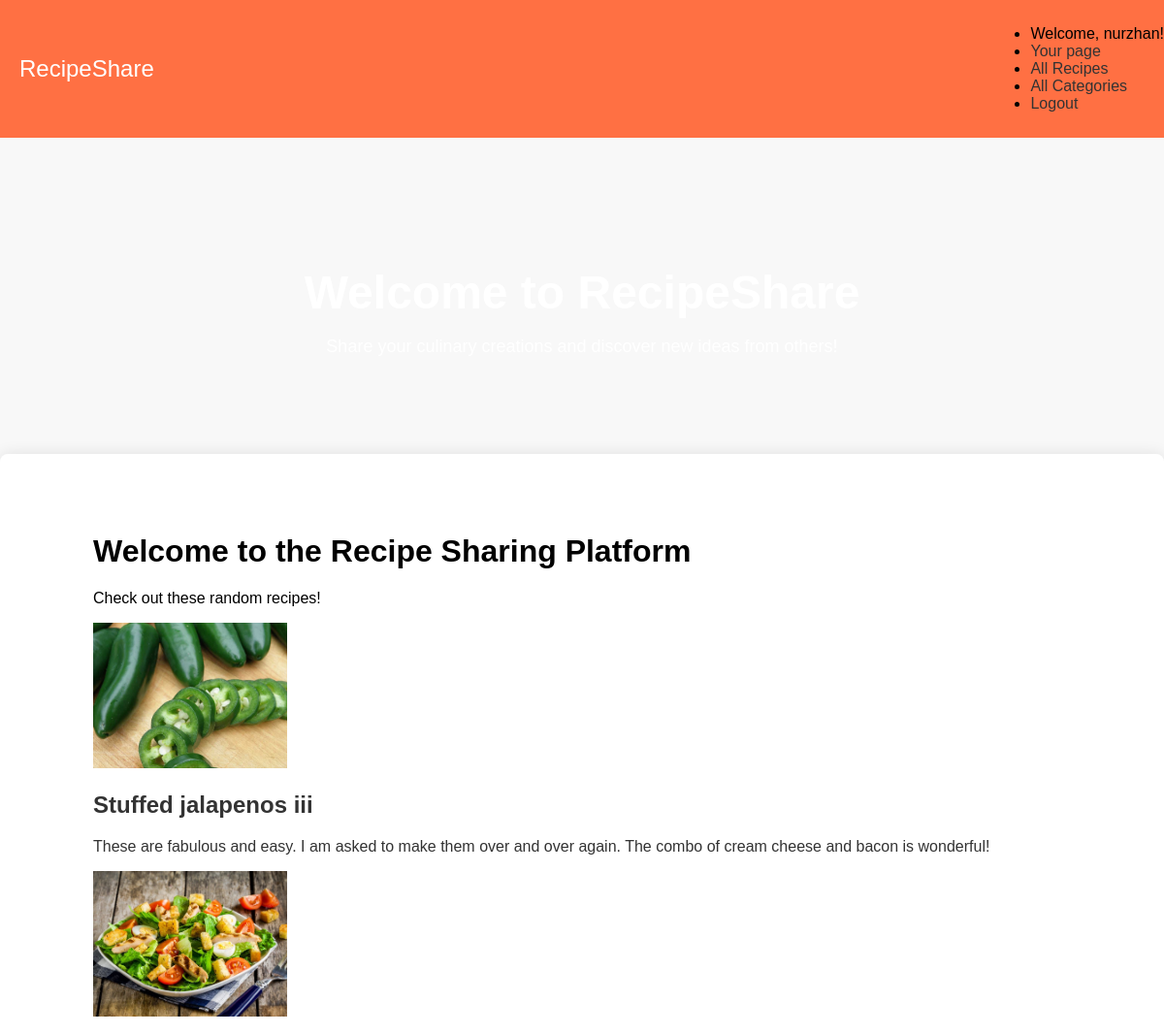
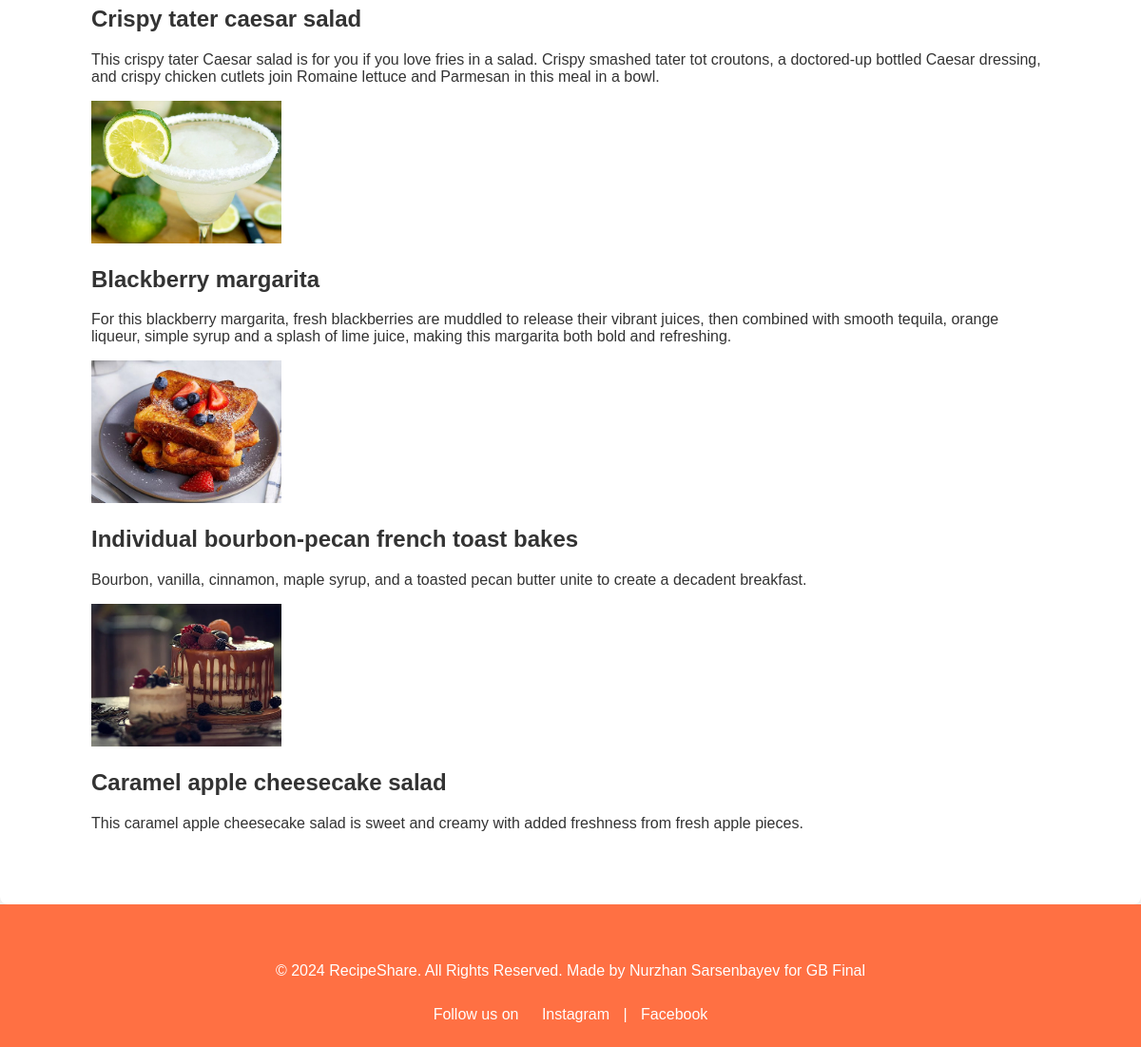
The app's page / (signed in) with its own data (2 pictures, top to bottom).
### recipe_app/models.py (models this page shows, shortened)
class Recipe(models.Model):
    title = models.CharField(max_length=100)
    description = models.TextField()
    process = models.TextField()
    cooking_time = models.IntegerField(help_text='Time in minutes')
    image = models.ImageField(upload_to='recipe_images', null=True, blank=True)
    author = models.ForeignKey(settings.AUTH_USER_MODEL,on_delete=models.CASCADE,null=True, blank=True)
    ingredients = models.ManyToManyField('Ingredient', related_name='recipes')  # Changed to ManyToMany
    categories = models.ManyToManyField('Category', related_name='recipes')  # Changed to ManyToMany
    created_at = models.DateTimeField(auto_now_add=True)
    updated_at = models.DateTimeField(auto_now=True)

### recipe_app/views.py (the view)
# urls.py: 2. Add a URL to urlpatterns:  path('', views.home, name='home')
@login_required
def home(request):
  all_recipes = Recipe.objects.all()
  recipe_count = all_recipes.count()
  if recipe_count > 5:
    random_recipes = random.sample(list(all_recipes), 5)  # Random selection
  else:
    random_recipes = all_recipes  # If fewer than 5, just take all available recipes
  context = {'recipes': random_recipes}
  return render(request, 'recipe_app/home.html', context)

### recipe_app/templates/recipe_app/home.html
{% extends "./base.html" %}
{% block content %}
    <h1>Welcome to the Recipe Sharing Platform</h1>
    <p>Check out these random recipes!</p>
    <div class="recipe-list">
        {% for recipe in recipes %}
            <div class="recipe">
                {% if recipe.image %}
                <img src="{{ recipe.image.url }}" alt="{{ recipe.title }}" style="width: 200px; height: 150px; object-fit: cover;" />
                {% endif %}
                <h2><a href="{% url 'recipe_detail' recipe.pk %}">{{ recipe.title }}</h2>
                <p>{{ recipe.description|truncatewords:50 }}</p>
            </div>
        {% endfor %}
    </div>
{% endblock %}

### recipe_app/templates/recipe_app/base.html (shortened to what this page needs)
<!DOCTYPE html>
<html lang="en">
<head>
{% load static %}
    <link rel="stylesheet" href="{% static 'styles.css' %}"></head>
<body>
    <nav>
        <div class="nav-wrapper">
            <a href="{% url 'home' %}" class="brand-logo">RecipeShare</a>
            <ul id="nav-mobile" class="right">
                {% if user.is_authenticated %}
                    <li>Welcome, {{ user.username }}!</li>
                    <li><a href="{% url 'user_profile' %}">Your page</a></li>
                    <li><a href="{% url 'recipe_list' %}">All Recipes</a></li>
                    <li><a href="{% url 'category_list' %}">All Categories</a></li>
                    <li><a href="{% url 'logout' %}">Logout</a></li>
                {% else %}
                    <li><a href="{% url 'login' %}">Login</a></li>
                    <li><a href="{% url 'signup' %}">Sign Up</a></li>
                {% endif %}
            </ul>
        </div>
    </nav>
    <header>
        <div class="banner">
            <h1>Welcome to RecipeShare</h1>
            <p>Share your culinary creations and discover new ideas from others!</p>
        </div>
    </header>
    <main>
        <div class="container">
            {% block content %}{% endblock %}
        </div>
    </main>
    <footer>
        <div class="footer-content">
            <p>&copy; 2024 RecipeShare. All Rights Reserved. Made by Nurzhan Sarsenbayev for GB Final</p>
            <p>Follow us on
                <a href="https://instagram.com">Instagram</a> |
                <a href="https://facebook.com">Facebook</a>
            </p>
        </div>
    </footer>
</body>
</html>

### recipe_app/static/styles.css (style rules this page uses)
body { font-family: 'Arial', sans-serif; background-color: #f8f8f8; margin: 0; padding: 0; }
a { text-decoration: none; color: #333; }
.container { width: 90%; max-width: 1200px; margin: 0 auto; padding: 20px; }
nav { background-color: #ff7043; padding: 10px 0; }
.nav-wrapper { display: flex; justify-content: space-between; align-items: center; }
.brand-logo { font-size: 24px; color: #fff; margin-left: 20px; }
header { background-size: cover; background-position: center; text-align: center; color: #fff; padding: 100px 0; }
header h1 { font-size: 48px; margin-bottom: 10px; }
header p { font-size: 18px; margin-bottom: 0; }
main { background-color: #fff; padding: 40px; border-radius: 8px; box-shadow: 0 0 15px rgba(0, 0, 0, 0.1); }
footer { background-color: #ff7043; color: #fff; text-align: center; padding: 20px 0; }
footer a { color: #fff; margin: 0 10px; }
footer p { margin: 5px; }

### records on screen
Recipe: image (picture), title "Stuffed jalapenos iii", description "These are fabulous and easy. I am asked to make them over and over again. The combo of cream cheese and bacon is wonderful!"
Recipe: image (picture), title "Crispy tater caesar salad", description "This crispy tater Caesar salad is for you if you love fries in a salad. Crispy smashed tater tot croutons, a doctored-up bottled Caesar dressing, and crispy chicken cutlets join Romaine lettuce and Parmesan in this meal in a bowl."
Recipe: image (picture), title "Blackberry margarita", description "For this blackberry margarita, fresh blackberries are muddled to release their vibrant juices, then combined with smooth tequila, orange liqueur, simple syrup and a splash of lime juice, making this margarita both bold and refreshing."
Recipe: image (picture), title "Individual bourbon-pecan french toast bakes", description "Bourbon, vanilla, cinnamon, maple syrup, and a toasted pecan butter unite to create a decadent breakfast."
Recipe: image (picture), title "Caramel apple cheesecake salad", description "This caramel apple cheesecake salad is sweet and creamy with added freshness from fresh apple pieces."

### other values on screen
{{ user.username }} "nurzhan"
